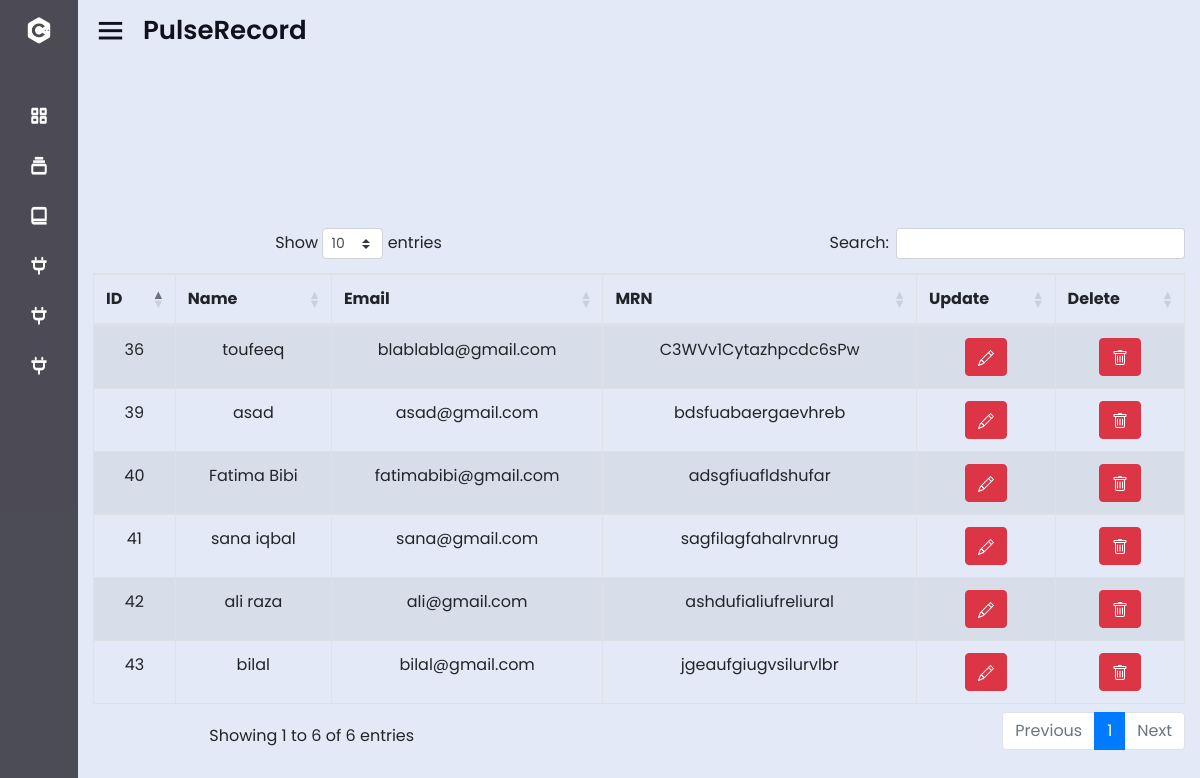
Page /patientlist/ (signed in) on the committed database.
### patient/models.py (models this page shows, shortened)
class Patient(models.Model):
    id = models.AutoField(primary_key=True)
    name = models.CharField(max_length=25, blank=True, null=True)
    date_of_birth = models.DateField(blank=True, null=True)
    address = models.TextField()
    medical_history = models.TextField(blank=True)
    email = models.EmailField(blank=True, null=True)
    MRN = models.CharField(max_length=20, unique=True, null=True)

### patient/views.py (the view)
# urls.py: path("patientlist/", views.patientlist, name="patientlist"),
@login_required
def patientlist(request):
    if request.method == "POST":
        form = PatientForm(request.POST)
        name = request.POST.get("name")
        email = request.POST.get("email")
        if form.is_valid():
            form.save()
    else:
        form = PatientForm()
        information = Patient.objects.all()
        return render(request, "patient/patientlist.html",{"information":information, "form":form})

### patient/forms.py
class PatientForm(forms.ModelForm):
    email = forms.EmailField()
    name = forms.CharField()
    class Meta:
        model = Patient
        fields = [ "name", 'email',"date_of_birth"]
        widgets = {
            'date_of_birth': DateInput(),
        }

### patient/templates/patient/patientlist.html (shortened to what this page needs)
{% extends "patient/base.html" %}
{% block content %}
{% load crispy_forms_tags %}
{% load static %}
<link href="{% static 'css/jquery.toast.css' %}" rel="stylesheet">
<link href="https://cdnjs.cloudflare.com/ajax/libs/twitter-bootstrap/4.5.2/css/bootstrap.css" rel="stylesheet"/>
<link href="https://cdn.datatables.net/1.13.6/css/dataTables.bootstrap4.min.css" rel="stylesheet"/>
<br><br><br><br><br>
<br><br>
<div class="container" style="text-align:center">
    <table id="example" class="table table-striped table-bordered" style="width:100%">
        <thead>
            <tr style="text-align:center">
                <th>ID</th>
                <th>Name</th>
                <th>Email</th>
                <th>MRN</th>
                <th>Update</th>
                <th>Delete</th>
            </tr>
        </thead>
        <tbody>
            {% for x in information %}
            <tr>
                <td>{{ x.id }}</td>
                <td>{{ x.name }}</td>
                <td>{{ x.email }}</td>
                <td>{{ x.MRN }}</td>
                <td>
                    <a href="javascript:void(0)" class="btn btn-danger edit-button preview" ></a>
                </td>
                <td>
                    <a href="delete/{{ x.id }}" class="btn btn-danger" id="deleteBtn{{ x.id }}"></a>
                </td>
            </tr>
            {% endfor %}
        </tbody>
    </table>
</div>
{% endblock %}

### patient/templates/patient/base.html (style rules this page uses)
* { margin: 0; padding: 0; box-sizing: border-box; font-family: 'Poppins', sans-serif; }

### rows in the picture
Patient: id "36", name "toufeeq", email "blablabla@gmail.com", MRN "C3WVv1Cytazhpcdc6sPw"
Patient: id "39", name "asad", email "asad@gmail.com", MRN "bdsfuabaergaevhreb"
Patient: id "40", name "Fatima Bibi", email "fatimabibi@gmail.com", MRN "adsgfiuafldshufar"
Patient: id "41", name "sana iqbal", email "sana@gmail.com", MRN "sagfilagfahalrvnrug"
Patient: id "42", name "ali raza", email "ali@gmail.com", MRN "ashdufialiufreliural"
Patient: id "43", name "bilal", email "bilal@gmail.com", MRN "jgeaufgiugvsilurvlbr"
